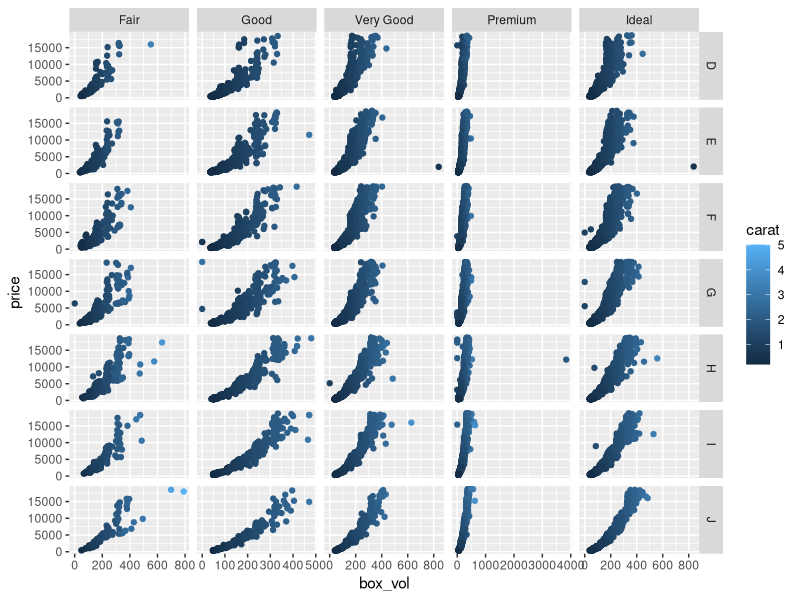

This figure's R source:
## ---- chunk 1
knitr::opts_chunk$set(echo = TRUE)
## ---- chunk 2
library(dplyr)
library(ggplot2)
## ---- chunk 3
diamonds %>% 
  mutate(box_vol = x * y * z) %>% 
  ggplot(aes(box_vol, price, color = carat)) +
  facet_grid(color ~ cut, scales = "free_x") +
  geom_point()
